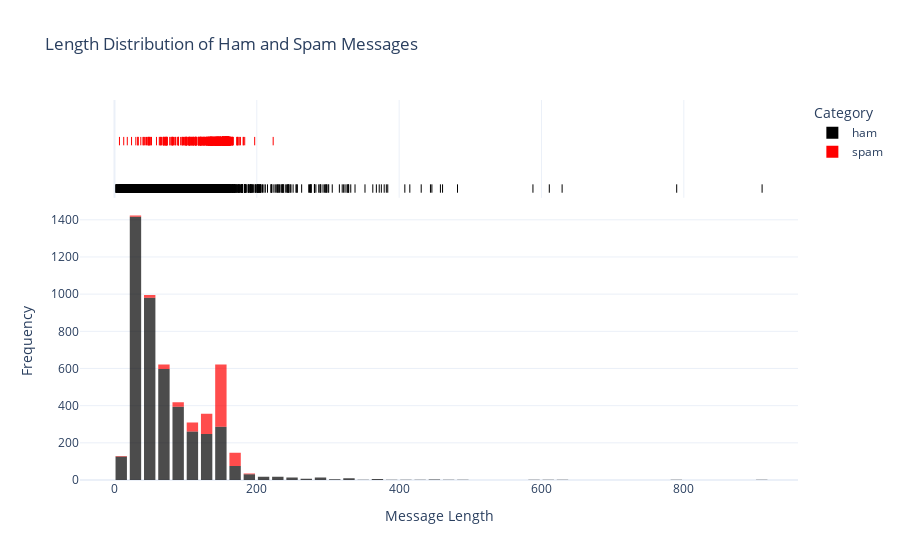

Write notebook code for a chart like this one.
### Code cell
import plotly.express as px
import pandas as pd

# Assuming ham and spam DataFrames are already defined

# Concatenate ham and spam DataFrames
combined_df = pd.concat([ham.assign(category='ham'), spam.assign(category='spam')])

# Create an interactive histogram using Plotly Express
fig = px.histogram(combined_df, x='length', color='category', nbins=50,
                   marginal='rug', # Display rug plot along the x-axis
                   labels={'length': 'Message Length'},
                   title='Length Distribution of Ham and Spam Messages',
                   template='plotly_white',  # Set background to white
                   opacity=0.7, # Set opacity for better visibility
                   color_discrete_map={'ham': 'black', 'spam': 'red'})

# Customize layout
fig.update_layout(
    xaxis_title='Message Length',
    yaxis_title='Frequency',
    legend_title='Category',
    bargap=0.2, # Set gap between bars
)

# Show the interactive plot
fig.show()

### Figure 1 — Plotly figure (JSON) as saved in the notebook; plotly's stock layout.template omitted (floating-point values rounded to 4 significant figures; data arrays with more than 128 entries replaced by an {"elided": "..."} marker saying what was removed)
{"data": [{"alignmentgroup": "True", "bingroup": "x", "hovertemplate": "category=ham<br>Message Length=%{x}<br>count=%{y}<extra></extra>", "legendgroup": "ham", "marker": {"color": "black", "opacity": 0.7, "pattern": {"shape": ""}}, "name": "ham", "nbinsx": 50, "offsetgroup": "ham", "orientation": "v", "showlegend": true, "type": "histogram", "x": {"elided": "4516 int values"}, "xaxis": "x", "yaxis": "y"}, {"alignmentgroup": "True", "boxpoints": "all", "fillcolor": "rgba(255,255,255,0)", "hoveron": "points", "hovertemplate": "category=ham<br>Message Length=%{x}<extra></extra>", "jitter": 0, "legendgroup": "ham", "line": {"color": "rgba(255,255,255,0)"}, "marker": {"color": "black", "symbol": "line-ns-open"}, "name": "ham", "offsetgroup": "ham", "showlegend": false, "type": "box", "x": {"elided": "4516 int values"}, "xaxis": "x2", "yaxis": "y2"}, {"alignmentgroup": "True", "bingroup": "x", "hovertemplate": "category=spam<br>Message Length=%{x}<br>count=%{y}<extra></extra>", "legendgroup": "spam", "marker": {"color": "red", "opacity": 0.7, "pattern": {"shape": ""}}, "name": "spam", "nbinsx": 50, "offsetgroup": "spam", "orientation": "v", "showlegend": true, "type": "histogram", "x": {"elided": "641 int values"}, "xaxis": "x", "yaxis": "y"}, {"alignmentgroup": "True", "boxpoints": "all", "fillcolor": "rgba(255,255,255,0)", "hoveron": "points", "hovertemplate": "category=spam<br>Message Length=%{x}<extra></extra>", "jitter": 0, "legendgroup": "spam", "line": {"color": "rgba(255,255,255,0)"}, "marker": {"color": "red", "symbol": "line-ns-open"}, "name": "spam", "offsetgroup": "spam", "showlegend": false, "type": "box", "x": {"elided": "641 int values"}, "xaxis": "x2", "yaxis": "y2"}], "layout": {"bargap": 0.2, "barmode": "relative", "legend": {"title": {"text": "Category"}, "tracegroupgap": 0}, "title": {"text": "Length Distribution of Ham and Spam Messages"}, "xaxis": {"anchor": "y", "domain": [0, 1], "title": {"text": "Message Length"}}, "xaxis2": {"anchor": "y2", "domain": [0, 1], "matches": "x", "showgrid": true, "showticklabels": false}, "yaxis": {"anchor": "x", "domain": [0, 0.7326], "title": {"text": "Frequency"}}, "yaxis2": {"anchor": "x2", "domain": [0.7426, 1], "matches": "y2", "showgrid": false, "showline": false, "showticklabels": false, "ticks": ""}}}
